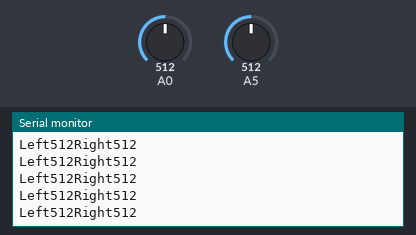
This sketch was run on a simulated Arduino Uno, built with avr-gcc and run on an emulated ATmega328P. Shown: the last lines printed to the serial monitor. The test bench sets the inputs (shaded band); at power-on: A5 = 512, A0 = 512.

Above: at 1.2 s.
1.3 s: A5 set to 992
At 2.1 s:
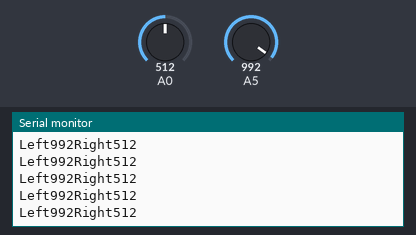
4.3 s: A5 set to 1008
At 5.2 s:
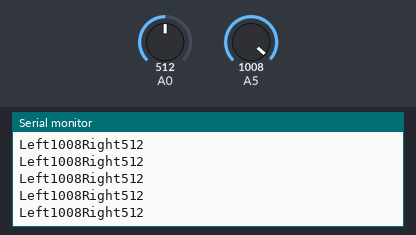
5.8 s: A0 set to 984
At 6.6 s:
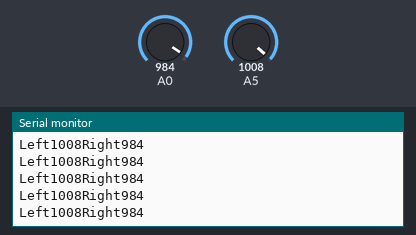
7.3 s: A0 set to 1008
At 8.3 s:
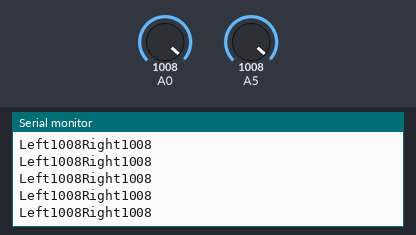
Timing chart, 0 to 10.3 s (numbered marks = the images above; inputs shaded):
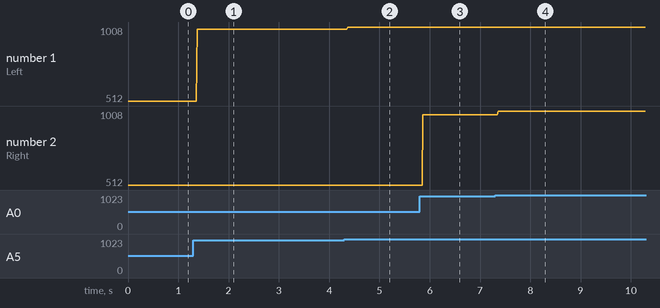

Measured:
- after the input at 1.3 s, the serial monitor: prints a new line after 0.08 s (image 1)
- after the input at 4.3 s, the serial monitor: prints a new line after 0.07 s (image 2)
- after the input at 5.8 s, the serial monitor: prints a new line after 0.06 s (image 3)
- after the input at 7.3 s, the serial monitor: prints a new line after 0.06 s (image 4)
- plotted number 1: 512 → 992 after the input at 1.3 s, 992 → 1008 after the input at 4.3 s
- plotted number 2: 512 → 984 after the input at 5.8 s

The sketch:

calibration.ino
```cpp
void setup() {
  // put your setup code here, to run once:
  Serial.begin(9600);
}

void loop() {
  //reads numbers higher than 700 when on the line and lower than 400 when off the line
  Serial.print("Left");
  Serial.print(analogRead(A5));
  //reads numbers higher than 650 when on the line and lower than 450 when off the line
  Serial.print("Right");
  Serial.println(analogRead(A0));

  // put your main code here, to run repeatedly:

}
```
